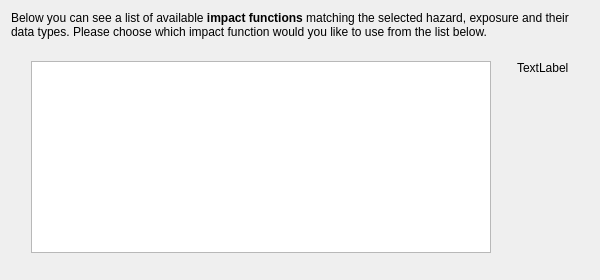
     <widget class="QWidget" name="pgF03Function">
      <layout class="QVBoxLayout" name="verticalLayout_9">
       <item>
        <widget class="QLabel" name="lblSelectFunction">
         <property name="sizePolicy">
          <sizepolicy hsizetype="Preferred" vsizetype="Preferred">
           <horstretch>0</horstretch>
           <verstretch>0</verstretch>
          </sizepolicy>
         </property>
         <property name="baseSize">
          <size>
           <width>0</width>
           <height>0</height>
          </size>
         </property>
         <property name="styleSheet">
          <string notr="true">font: 11pt &quot;Ubuntu&quot;;</string>
         </property>
         <property name="text">
          <string>&lt;p&gt;Below you can see a list of available &lt;b&gt;impact functions&lt;/b&gt; matching the selected hazard, exposure and their data types. Please choose which impact function would you like to use from the list below.&lt;/p&gt;</string>
         </property>
         <property name="alignment">
          <set>Qt::AlignLeading|Qt::AlignLeft|Qt::AlignTop</set>
         </property>
         <property name="wordWrap">
          <bool>true</bool>
         </property>
        </widget>
       </item>
       <item>
        <spacer name="verticalSpacer_16">
         <property name="orientation">
          <enum>Qt::Vertical</enum>
         </property>
         <property name="sizeType">
          <enum>QSizePolicy::Fixed</enum>
         </property>
         <property name="sizeHint" stdset="0">
          <size>
           <width>20</width>
           <height>16</height>
          </size>
         </property>
        </spacer>
       </item>
       <item>
        <layout class="QGridLayout" name="gridLayout_8">
         <item row="0" column="0">
          <spacer name="horizontalSpacer_11">
           <property name="orientation">
            <enum>Qt::Horizontal</enum>
           </property>
           <property name="sizeType">
            <enum>QSizePolicy::Fixed</enum>
           </property>
           <property name="sizeHint" stdset="0">
            <size>
             <width>20</width>
             <height>20</height>
            </size>
           </property>
          </spacer>
         </item>
         <item row="0" column="2">
          <spacer name="horizontalSpacer_21">
           <property name="orientation">
            <enum>Qt::Horizontal</enum>
           </property>
           <property name="sizeType">
            <enum>QSizePolicy::Fixed</enum>
           </property>
           <property name="sizeHint" stdset="0">
            <size>
             <width>20</width>
             <height>20</height>
            </size>
           </property>
          </spacer>
         </item>
         <item row="0" column="3">
          <widget class="QLabel" name="lblDescribeFunction">
           <property name="sizePolicy">
            <sizepolicy hsizetype="Expanding" vsizetype="Expanding">
             <horstretch>0</horstretch>
             <verstretch>0</verstretch>
            </sizepolicy>
           </property>
           <property name="text">
            <string>TextLabel</string>
           </property>
           <property name="alignment">
            <set>Qt::AlignLeading|Qt::AlignLeft|Qt::AlignTop</set>
           </property>
           <property name="wordWrap">
            <bool>true</bool>
           </property>
          </widget>
         </item>
         <item row="0" column="4">
          <spacer name="horizontalSpacer_22">
           <property name="orientation">
            <enum>Qt::Horizontal</enum>
           </property>
           <property name="sizeType">
            <enum>QSizePolicy::Fixed</enum>
           </property>
           <property name="sizeHint" stdset="0">
            <size>
             <width>20</width>
             <height>20</height>
            </size>
           </property>
          </spacer>
         </item>
         <item row="0" column="1">
          <widget class="QListWidget" name="lstFunctions">
           <property name="minimumSize">
            <size>
             <width>460</width>
             <height>99</height>
            </size>
           </property>
           <property name="maximumSize">
            <size>
             <width>460</width>
             <height>16777215</height>
            </size>
           </property>
          </widget>
         </item>
        </layout>
       </item>
       <item>
        <spacer name="verticalSpacer_15">
         <property name="orientation">
          <enum>Qt::Vertical</enum>
         </property>
         <property name="sizeType">
          <enum>QSizePolicy::Fixed</enum>
         </property>
         <property name="sizeHint" stdset="0">
          <size>
           <width>20</width>
           <height>16</height>
          </size>
         </property>
        </spacer>
       </item>
      </layout>
     </widget>
